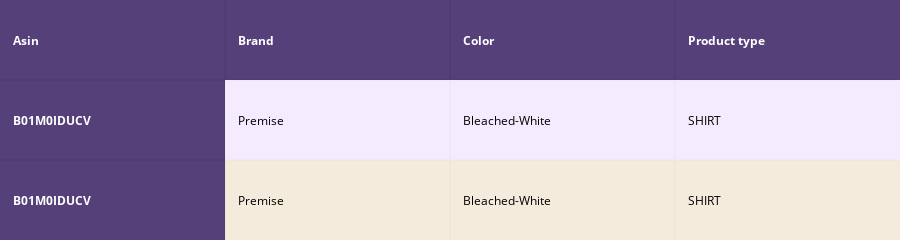
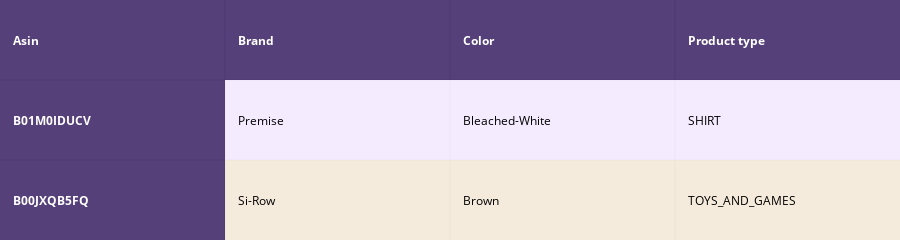
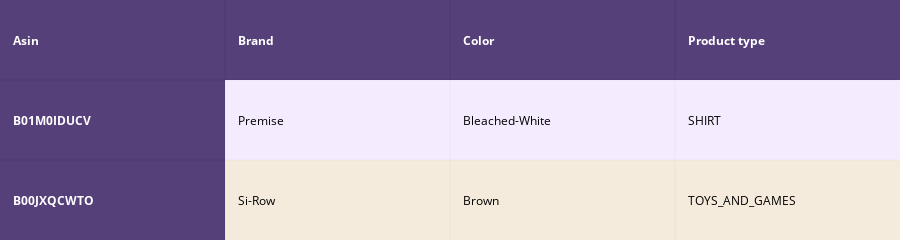
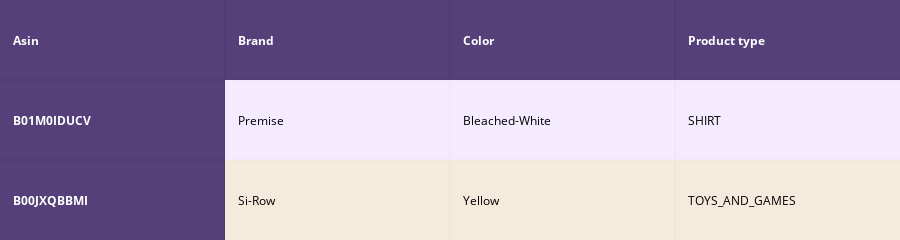

These figures' notebook cell, in order:
### Markdown cell above
# idf weight word to vector model by title ,brand,color,image

### Code cell
def idf_w2v_model(doc_id, w1, w2,w3, num_results):
    # doc_id: apparel's id in given corpus
    # w1: weight for  w2v features
    # w2: weight for brand and color features
    # w3 : weight for image  

    # pairwise_dist will store the distance from given input apparel to all remaining apparels
    # the metric we used here is cosine, the coside distance is mesured as K(X, Y) = <X, Y> / (||X||*||Y||)
    # http://scikit-learn.org/stable/modules/metrics.html#cosine-similarity
    # for find id of query item
    doc_id_img = asins.index(df_asins[doc_id])
    # find pairwise distance between query item and other item by image
    img_vcc16_dist = pairwise_distances(bottleneck_features_train, bottleneck_features_train[doc_id_img].reshape(1,-1))
    # find pairwise distance between query item and other item by title
    idf_w2v_dist  = pairwise_distances(w2v_title_weight, w2v_title_weight[doc_id].reshape(1,-1))
    # find pairwise distance between query item and other item by brand and color
    ex_feat_dist = pairwise_distances(extra_features, extra_features[doc_id])
    #find weighted pairwise distance using given crossponding weight 
    pairwise_dist   = (w1 * idf_w2v_dist +  w2 * ex_feat_dist + w3 * img_vcc16_dist)/float(w1 + w2 + w3)

    # np.argsort will return indices of 9 smallest distances
    indices = np.argsort(pairwise_dist.flatten())[0:num_results]
    #pdists will store the 9 smallest distances
    pdists  = np.sort(pairwise_dist.flatten())[0:num_results]

    #data frame indices of the 9 smallest distace's
    df_indices = list(data.index[indices])
    

    for i in range(0, len(indices)):
        heat_map_w2v_brand(data['title'].loc[df_indices[0]],data['title'].loc[df_indices[i]], data['medium_image_url'].loc[df_indices[i]], indices[0], indices[i],df_indices[0], df_indices[i], 'weighted')
        print('ASIN :',data['asin'].loc[df_indices[i]])
        print('Brand :',data['brand'].loc[df_indices[i]])
        print('euclidean distance from input :', pdists[i])
        print('='*125)

idf_w2v_model(12566, 5, 50, 5, 20)
# in the give heat map, each cell contains the euclidean distance between words i, j

### Figure 1 — Plotly figure (JSON) as saved in the notebook; plotly's stock layout.template omitted (floating-point values rounded to 4 significant figures)
{"data": [{"colorscale": [[0, "#1d004d"], [0.5, "#f2e5ff"], [1, "#f2e5d1"]], "hoverinfo": "none", "opacity": 0.75, "showscale": false, "type": "heatmap", "z": [[0, 0, 0, 0], [0, 0.5, 0.5, 0.5], [0, 1, 1, 1]]}], "layout": {"annotations": [{"align": "left", "font": {"color": "#ffffff"}, "showarrow": false, "text": "<b>Asin</b>", "x": -0.45, "xanchor": "left", "xref": "x1", "y": 0, "yref": "y1"}, {"align": "left", "font": {"color": "#ffffff"}, "showarrow": false, "text": "<b>Brand</b>", "x": 0.55, "xanchor": "left", "xref": "x1", "y": 0, "yref": "y1"}, {"align": "left", "font": {"color": "#ffffff"}, "showarrow": false, "text": "<b>Color</b>", "x": 1.55, "xanchor": "left", "xref": "x1", "y": 0, "yref": "y1"}, {"align": "left", "font": {"color": "#ffffff"}, "showarrow": false, "text": "<b>Product type</b>", "x": 2.55, "xanchor": "left", "xref": "x1", "y": 0, "yref": "y1"}, {"align": "left", "font": {"color": "#ffffff"}, "showarrow": false, "text": "<b>B01M0IDUCV</b>", "x": -0.45, "xanchor": "left", "xref": "x1", "y": 1, "yref": "y1"}, {"align": "left", "font": {"color": "#000000"}, "showarrow": false, "text": "Premise", "x": 0.55, "xanchor": "left", "xref": "x1", "y": 1, "yref": "y1"}, {"align": "left", "font": {"color": "#000000"}, "showarrow": false, "text": "Bleached-White", "x": 1.55, "xanchor": "left", "xref": "x1", "y": 1, "yref": "y1"}, {"align": "left", "font": {"color": "#000000"}, "showarrow": false, "text": "SHIRT", "x": 2.55, "xanchor": "left", "xref": "x1", "y": 1, "yref": "y1"}, {"align": "left", "font": {"color": "#ffffff"}, "showarrow": false, "text": "<b>B01M0IDUCV</b>", "x": -0.45, "xanchor": "left", "xref": "x1", "y": 2, "yref": "y1"}, {"align": "left", "font": {"color": "#000000"}, "showarrow": false, "text": "Premise", "x": 0.55, "xanchor": "left", "xref": "x1", "y": 2, "yref": "y1"}, {"align": "left", "font": {"color": "#000000"}, "showarrow": false, "text": "Bleached-White", "x": 1.55, "xanchor": "left", "xref": "x1", "y": 2, "yref": "y1"}, {"align": "left", "font": {"color": "#000000"}, "showarrow": false, "text": "SHIRT", "x": 2.55, "xanchor": "left", "xref": "x1", "y": 2, "yref": "y1"}], "height": 140, "margin": {"b": 0, "l": 0, "r": 0, "t": 0}, "xaxis": {"dtick": 1, "gridwidth": 2, "showticklabels": false, "tick0": -0.5, "ticks": "", "zeroline": false}, "yaxis": {"autorange": "reversed", "dtick": 1, "gridwidth": 2, "showticklabels": false, "tick0": 0.5, "ticks": "", "zeroline": false}}}

### Figure 2 — Plotly figure (JSON) as saved in the notebook; plotly's stock layout.template omitted (floating-point values rounded to 4 significant figures)
{"data": [{"colorscale": [[0, "#1d004d"], [0.5, "#f2e5ff"], [1, "#f2e5d1"]], "hoverinfo": "none", "opacity": 0.75, "showscale": false, "type": "heatmap", "z": [[0, 0, 0, 0], [0, 0.5, 0.5, 0.5], [0, 1, 1, 1]]}], "layout": {"annotations": [{"align": "left", "font": {"color": "#ffffff"}, "showarrow": false, "text": "<b>Asin</b>", "x": -0.45, "xanchor": "left", "xref": "x1", "y": 0, "yref": "y1"}, {"align": "left", "font": {"color": "#ffffff"}, "showarrow": false, "text": "<b>Brand</b>", "x": 0.55, "xanchor": "left", "xref": "x1", "y": 0, "yref": "y1"}, {"align": "left", "font": {"color": "#ffffff"}, "showarrow": false, "text": "<b>Color</b>", "x": 1.55, "xanchor": "left", "xref": "x1", "y": 0, "yref": "y1"}, {"align": "left", "font": {"color": "#ffffff"}, "showarrow": false, "text": "<b>Product type</b>", "x": 2.55, "xanchor": "left", "xref": "x1", "y": 0, "yref": "y1"}, {"align": "left", "font": {"color": "#ffffff"}, "showarrow": false, "text": "<b>B01M0IDUCV</b>", "x": -0.45, "xanchor": "left", "xref": "x1", "y": 1, "yref": "y1"}, {"align": "left", "font": {"color": "#000000"}, "showarrow": false, "text": "Premise", "x": 0.55, "xanchor": "left", "xref": "x1", "y": 1, "yref": "y1"}, {"align": "left", "font": {"color": "#000000"}, "showarrow": false, "text": "Bleached-White", "x": 1.55, "xanchor": "left", "xref": "x1", "y": 1, "yref": "y1"}, {"align": "left", "font": {"color": "#000000"}, "showarrow": false, "text": "SHIRT", "x": 2.55, "xanchor": "left", "xref": "x1", "y": 1, "yref": "y1"}, {"align": "left", "font": {"color": "#ffffff"}, "showarrow": false, "text": "<b>B00JXQB5FQ</b>", "x": -0.45, "xanchor": "left", "xref": "x1", "y": 2, "yref": "y1"}, {"align": "left", "font": {"color": "#000000"}, "showarrow": false, "text": "Si-Row", "x": 0.55, "xanchor": "left", "xref": "x1", "y": 2, "yref": "y1"}, {"align": "left", "font": {"color": "#000000"}, "showarrow": false, "text": "Brown", "x": 1.55, "xanchor": "left", "xref": "x1", "y": 2, "yref": "y1"}, {"align": "left", "font": {"color": "#000000"}, "showarrow": false, "text": "TOYS_AND_GAMES", "x": 2.55, "xanchor": "left", "xref": "x1", "y": 2, "yref": "y1"}], "height": 140, "margin": {"b": 0, "l": 0, "r": 0, "t": 0}, "xaxis": {"dtick": 1, "gridwidth": 2, "showticklabels": false, "tick0": -0.5, "ticks": "", "zeroline": false}, "yaxis": {"autorange": "reversed", "dtick": 1, "gridwidth": 2, "showticklabels": false, "tick0": 0.5, "ticks": "", "zeroline": false}}}

### Figure 3 — Plotly figure (JSON) as saved in the notebook; plotly's stock layout.template omitted (floating-point values rounded to 4 significant figures)
{"data": [{"colorscale": [[0, "#1d004d"], [0.5, "#f2e5ff"], [1, "#f2e5d1"]], "hoverinfo": "none", "opacity": 0.75, "showscale": false, "type": "heatmap", "z": [[0, 0, 0, 0], [0, 0.5, 0.5, 0.5], [0, 1, 1, 1]]}], "layout": {"annotations": [{"align": "left", "font": {"color": "#ffffff"}, "showarrow": false, "text": "<b>Asin</b>", "x": -0.45, "xanchor": "left", "xref": "x1", "y": 0, "yref": "y1"}, {"align": "left", "font": {"color": "#ffffff"}, "showarrow": false, "text": "<b>Brand</b>", "x": 0.55, "xanchor": "left", "xref": "x1", "y": 0, "yref": "y1"}, {"align": "left", "font": {"color": "#ffffff"}, "showarrow": false, "text": "<b>Color</b>", "x": 1.55, "xanchor": "left", "xref": "x1", "y": 0, "yref": "y1"}, {"align": "left", "font": {"color": "#ffffff"}, "showarrow": false, "text": "<b>Product type</b>", "x": 2.55, "xanchor": "left", "xref": "x1", "y": 0, "yref": "y1"}, {"align": "left", "font": {"color": "#ffffff"}, "showarrow": false, "text": "<b>B01M0IDUCV</b>", "x": -0.45, "xanchor": "left", "xref": "x1", "y": 1, "yref": "y1"}, {"align": "left", "font": {"color": "#000000"}, "showarrow": false, "text": "Premise", "x": 0.55, "xanchor": "left", "xref": "x1", "y": 1, "yref": "y1"}, {"align": "left", "font": {"color": "#000000"}, "showarrow": false, "text": "Bleached-White", "x": 1.55, "xanchor": "left", "xref": "x1", "y": 1, "yref": "y1"}, {"align": "left", "font": {"color": "#000000"}, "showarrow": false, "text": "SHIRT", "x": 2.55, "xanchor": "left", "xref": "x1", "y": 1, "yref": "y1"}, {"align": "left", "font": {"color": "#ffffff"}, "showarrow": false, "text": "<b>B00JXQCWTO</b>", "x": -0.45, "xanchor": "left", "xref": "x1", "y": 2, "yref": "y1"}, {"align": "left", "font": {"color": "#000000"}, "showarrow": false, "text": "Si-Row", "x": 0.55, "xanchor": "left", "xref": "x1", "y": 2, "yref": "y1"}, {"align": "left", "font": {"color": "#000000"}, "showarrow": false, "text": "Brown", "x": 1.55, "xanchor": "left", "xref": "x1", "y": 2, "yref": "y1"}, {"align": "left", "font": {"color": "#000000"}, "showarrow": false, "text": "TOYS_AND_GAMES", "x": 2.55, "xanchor": "left", "xref": "x1", "y": 2, "yref": "y1"}], "height": 140, "margin": {"b": 0, "l": 0, "r": 0, "t": 0}, "xaxis": {"dtick": 1, "gridwidth": 2, "showticklabels": false, "tick0": -0.5, "ticks": "", "zeroline": false}, "yaxis": {"autorange": "reversed", "dtick": 1, "gridwidth": 2, "showticklabels": false, "tick0": 0.5, "ticks": "", "zeroline": false}}}

### Figure 4 — Plotly figure (JSON) as saved in the notebook; plotly's stock layout.template omitted (floating-point values rounded to 4 significant figures)
{"data": [{"colorscale": [[0, "#1d004d"], [0.5, "#f2e5ff"], [1, "#f2e5d1"]], "hoverinfo": "none", "opacity": 0.75, "showscale": false, "type": "heatmap", "z": [[0, 0, 0, 0], [0, 0.5, 0.5, 0.5], [0, 1, 1, 1]]}], "layout": {"annotations": [{"align": "left", "font": {"color": "#ffffff"}, "showarrow": false, "text": "<b>Asin</b>", "x": -0.45, "xanchor": "left", "xref": "x1", "y": 0, "yref": "y1"}, {"align": "left", "font": {"color": "#ffffff"}, "showarrow": false, "text": "<b>Brand</b>", "x": 0.55, "xanchor": "left", "xref": "x1", "y": 0, "yref": "y1"}, {"align": "left", "font": {"color": "#ffffff"}, "showarrow": false, "text": "<b>Color</b>", "x": 1.55, "xanchor": "left", "xref": "x1", "y": 0, "yref": "y1"}, {"align": "left", "font": {"color": "#ffffff"}, "showarrow": false, "text": "<b>Product type</b>", "x": 2.55, "xanchor": "left", "xref": "x1", "y": 0, "yref": "y1"}, {"align": "left", "font": {"color": "#ffffff"}, "showarrow": false, "text": "<b>B01M0IDUCV</b>", "x": -0.45, "xanchor": "left", "xref": "x1", "y": 1, "yref": "y1"}, {"align": "left", "font": {"color": "#000000"}, "showarrow": false, "text": "Premise", "x": 0.55, "xanchor": "left", "xref": "x1", "y": 1, "yref": "y1"}, {"align": "left", "font": {"color": "#000000"}, "showarrow": false, "text": "Bleached-White", "x": 1.55, "xanchor": "left", "xref": "x1", "y": 1, "yref": "y1"}, {"align": "left", "font": {"color": "#000000"}, "showarrow": false, "text": "SHIRT", "x": 2.55, "xanchor": "left", "xref": "x1", "y": 1, "yref": "y1"}, {"align": "left", "font": {"color": "#ffffff"}, "showarrow": false, "text": "<b>B00JXQBBMI</b>", "x": -0.45, "xanchor": "left", "xref": "x1", "y": 2, "yref": "y1"}, {"align": "left", "font": {"color": "#000000"}, "showarrow": false, "text": "Si-Row", "x": 0.55, "xanchor": "left", "xref": "x1", "y": 2, "yref": "y1"}, {"align": "left", "font": {"color": "#000000"}, "showarrow": false, "text": "Yellow", "x": 1.55, "xanchor": "left", "xref": "x1", "y": 2, "yref": "y1"}, {"align": "left", "font": {"color": "#000000"}, "showarrow": false, "text": "TOYS_AND_GAMES", "x": 2.55, "xanchor": "left", "xref": "x1", "y": 2, "yref": "y1"}], "height": 140, "margin": {"b": 0, "l": 0, "r": 0, "t": 0}, "xaxis": {"dtick": 1, "gridwidth": 2, "showticklabels": false, "tick0": -0.5, "ticks": "", "zeroline": false}, "yaxis": {"autorange": "reversed", "dtick": 1, "gridwidth": 2, "showticklabels": false, "tick0": 0.5, "ticks": "", "zeroline": false}}}
